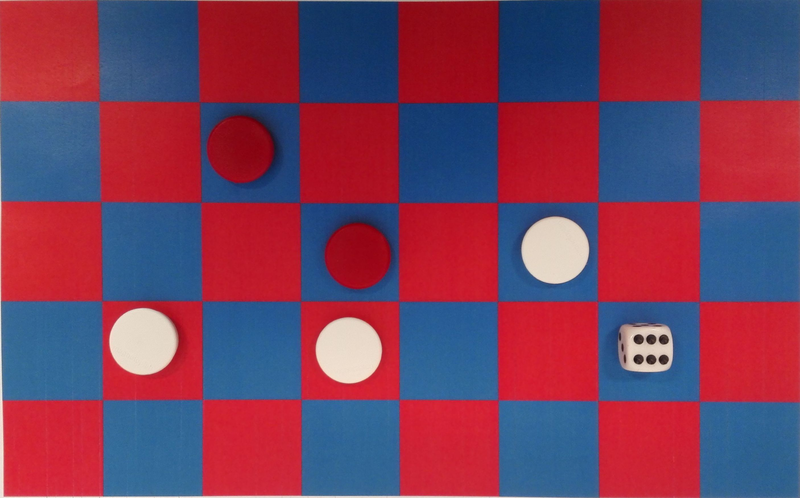
%> input picture matlab/image_processing/final_project/image1.png, 800 x 498 px
$ octave final_project.m   (GNU Octave 9; MATLAB toolbox functions it lacks are replaced by stand-ins)
%> lines starting %> are read from the running program, lines starting %| are printed output that depends on the picture; in (x1, y1, x2, y2) boxes, pixels count from 0 and x2, y2 are one past the last pixel; in counts of white or black regions, pixels touching at a corner belong together; the program's own positions count from 1
### matlab/image_processing/final_project/findCheckerPieces.m
function [ centers, radii ] = findCheckerPieces( I )
%FINDCIRCLES Finds checker pieces in the given images

    % Create filter to use for blurring
    H = fspecial('disk', 5);

    % Blure the image before edge detection for improved result
    blured = imfilter(I, H, 'replicate');

    % Detect edges using the Canny method
    BW = edge(blured, 'Canny');

    % Dilate & Erode to connect edges
    closed = imclose(BW, strel('disk', 3));

    % Fill the holes
    filled = imfill(closed, 'holes');

    % Erode & dilate to get rid of noise
    opened = imopen(filled, strel('disk', 8));

    % Detect circles in the image using circular Hough transform
    [centers, radii] = imfindcircles(opened, [30, 40]);

end

### matlab/image_processing/final_project/final_project.m
clear;

RGB1 = imread('image1.png');
%> RGB1 is the input picture: size 498x800x3 uint8; mean R, G, B 122.5, 61.7, 91.6
RGB2 = imread('image2.png');
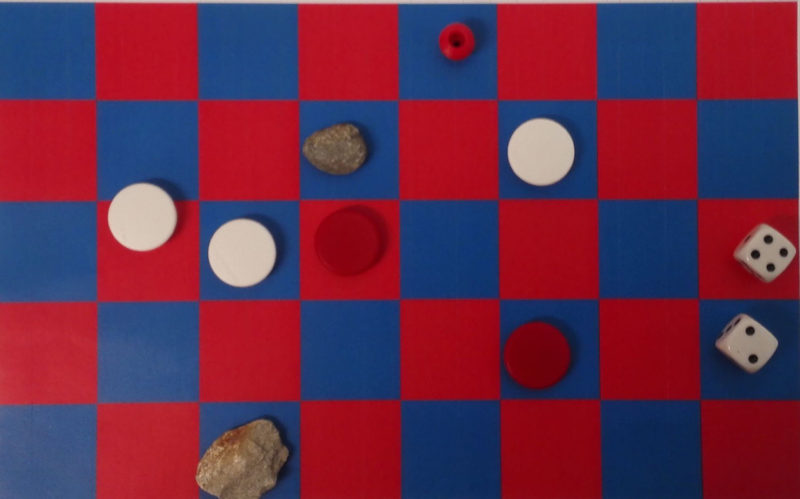
%> input picture matlab/image_processing/final_project/image2.png, 800 x 499 px
%> RGB2 is the input picture: size 499x800x3 uint8; mean R, G, B 106.1, 43.7, 73.1
RGB3 = imread('image3.png');
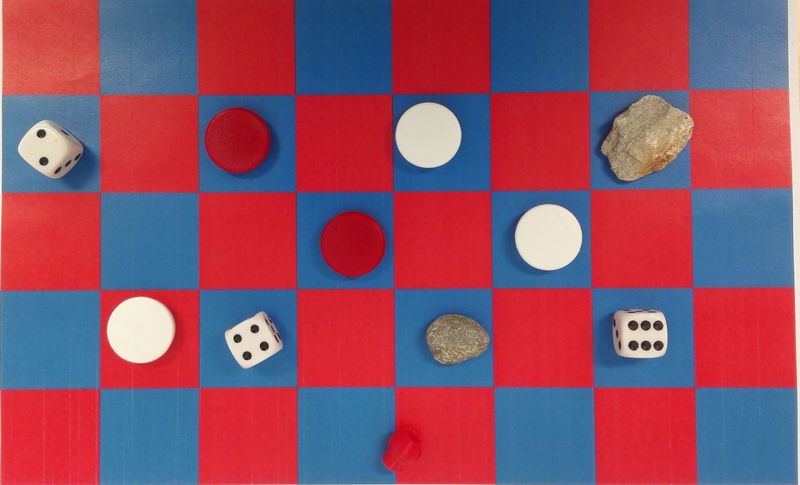
%> input picture matlab/image_processing/final_project/image3.png, 800 x 485 px
%> RGB3 is the input picture: size 485x800x3 uint8; mean R, G, B 143.5, 78.3, 101

I1 = rgb2gray(RGB1);
I2 = rgb2gray(RGB2);
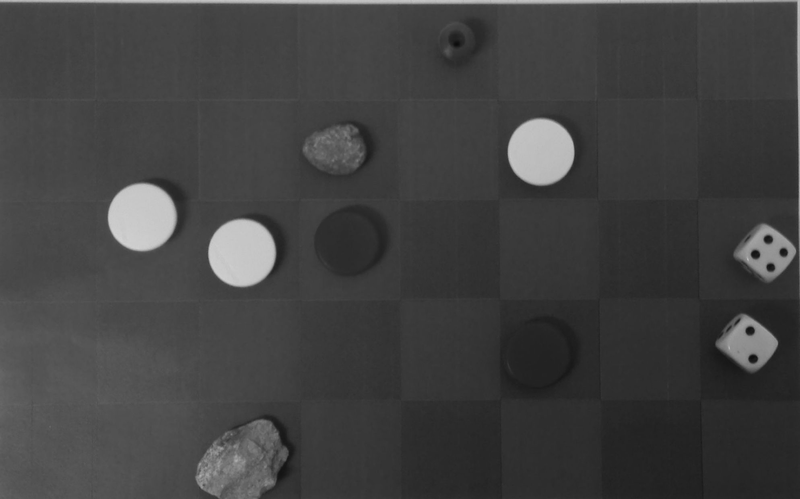
%> I2: size 499x800 uint8; min 12, max 210, mean 65.7
I3 = rgb2gray(RGB3);
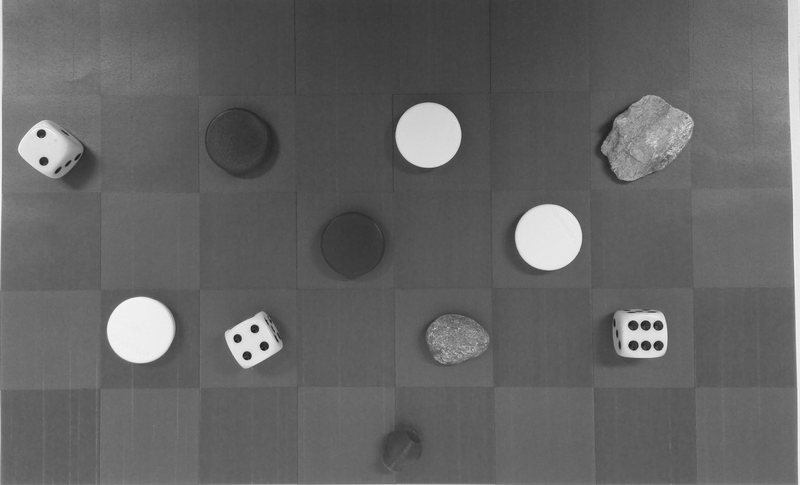
%> I3: size 485x800 uint8; min 20, max 249, mean 100.4

% Empirical threshold
T = 150;

images = {I1, I2, I3};
%> images = 3 items

tiles_horizontal = 8;
tiles_vertical = 5;

% Three images with five checker pieces in each
pieces = cell(3, 5);

for i = 1:length(images)

    current = images{i};

    [w, h] = size(current);

    tile_size = floor((w/tiles_horizontal + h/tiles_vertical) / 2);

    [centers, radii] = findCheckerPieces(current);

    for j = 1:length(centers)

        piece  = struct('center', [], 'radii', [], 'pos', [], 'type', []);

        piece.center = centers(j, :);
        piece.radii = radii(j);
        piece.pos = centers(j, :) / tile_size;

        center_value = current(floor(centers(j, 2)), floor(centers(j, 1)));

        if center_value > T
            piece.type = 'white';
        else
            piece.type = 'red';
        end

        pieces{i, j} = piece;

    end
end
%> this loop made 3 passes
%> (centers, radii) on passes 1 to 3: ([143.5 342; 556 251; 349.2 351.2], [34.02; 33.79; 33.06]), ([242.2 253.5; 541.5 152.5; 142.7 217.5], [34.18; 33.44; 34.18]), ([549.2 238.2; 429.2 135.8; 141 330.6; 457.8 338.3], [33.48; 33.02; 33.67; 32.11])
%> pass 1, in findCheckerPieces, `BW = edge(blured, 'Canny');`:
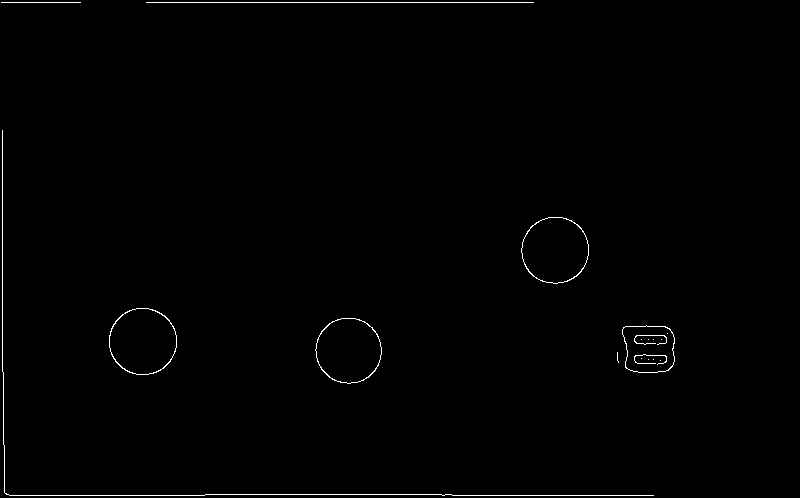
%> BW: size 498x800 logical; 0.64% white in thin lines or dots, all inside (x1, y1, x2, y2) = (1, 2, 675, 496)
%> pass 1, in findCheckerPieces, `filled = imfill(closed, 'holes');`:
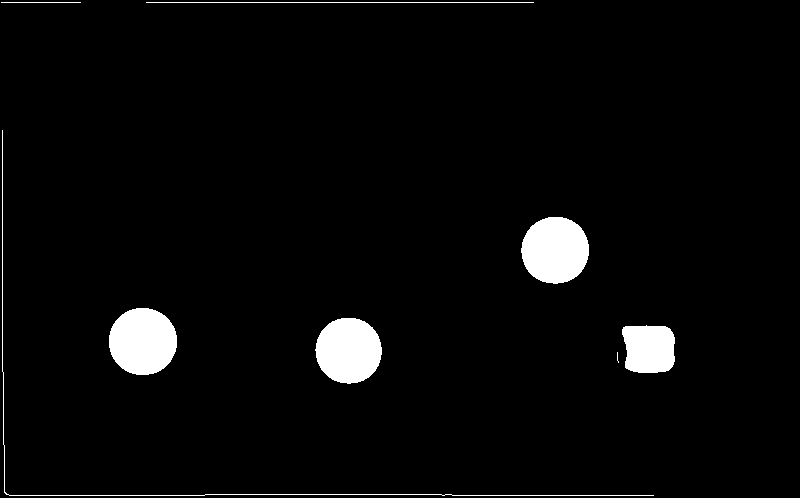
%> filled: size 498x800 logical; 3.6% white; 8 white regions (1 under 20 px), largest, box (x1, y1, x2, y2) and area: (109, 308, 177, 375) 3624, (521, 217, 589, 284) 3586, (315, 318, 382, 384) 3450
%> after the loop, piece = {center [457.8 338.3], radii 32.11, pos [4.16 3.08]}; piece.type = 'red'; pieces = 15 items


figure, imshow(RGB1);
viscircles(pieces{1,1}.center, pieces{1,1}.radii,'EdgeColor','y');
viscircles(pieces{1,2}.center, pieces{1,2}.radii,'EdgeColor','y');
viscircles(pieces{1,3}.center, pieces{1,3}.radii,'EdgeColor','y');
viscircles(pieces{1,4}.center, pieces{1,4}.radii,'EdgeColor','y');
%> (this line was passed over: viscircles is not available in this run)
viscircles(pieces{1,5}.center, pieces{1,5}.radii,'EdgeColor','y');
%> (this line was passed over: viscircles is not available in this run)

figure, imshow(RGB3);
viscircles(pieces{3,1}.center, pieces{3,1}.radii,'EdgeColor','y');
viscircles(pieces{3,2}.center, pieces{3,2}.radii,'EdgeColor','y');
viscircles(pieces{3,3}.center, pieces{3,3}.radii,'EdgeColor','y');
viscircles(pieces{3,4}.center, pieces{3,4}.radii,'EdgeColor','y');
viscircles(pieces{3,5}.center, pieces{3,5}.radii,'EdgeColor','y');
%> (this line was passed over: viscircles is not available in this run)

figure, imshow(RGB2);
viscircles(pieces{2,1}.center, pieces{2,1}.radii,'EdgeColor','y');
viscircles(pieces{2,2}.center, pieces{2,2}.radii,'EdgeColor','y');
viscircles(pieces{2,3}.center, pieces{2,3}.radii,'EdgeColor','y');
viscircles(pieces{2,4}.center, pieces{2,4}.radii,'EdgeColor','y');
%> (this line was passed over: viscircles is not available in this run)
viscircles(pieces{2,5}.center, pieces{2,5}.radii,'EdgeColor','y');
%> (this line was passed over: viscircles is not available in this run)
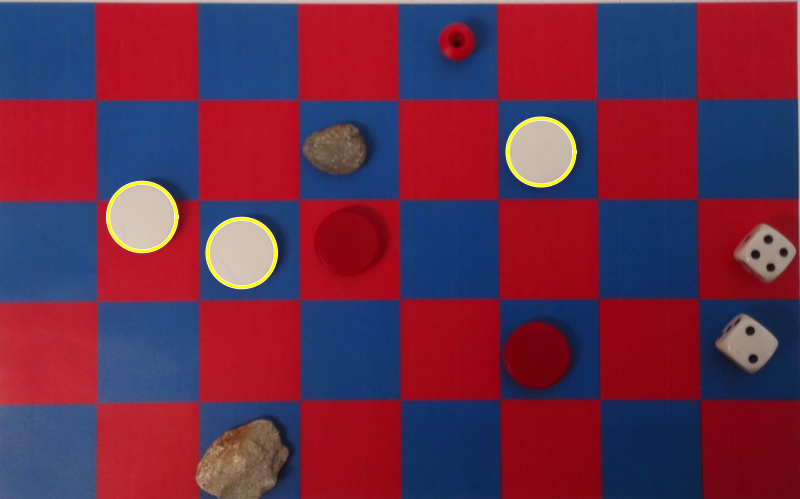
%> figure redrawn from the program's plot data
